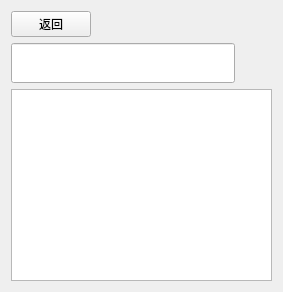
     <widget class="QWidget" name="stacked_debugRule">
      <property name="font">
       <font>
        <family>Microsoft YaHei</family>
       </font>
      </property>
      <layout class="QVBoxLayout" name="vlayout_debugrule">
       <item alignment="Qt::AlignLeft">
        <widget class="QPushButton" name="btn_backtorule">
         <property name="font">
          <font>
           <family>Microsoft YaHei</family>
          </font>
         </property>
         <property name="styleSheet">
          <string notr="true"/>
         </property>
         <property name="text">
          <string>返回</string>
         </property>
         <property name="icon">
          <iconset resource="../Resource/novel.qrc">
           <normaloff>:/icon/icon/backtorule128.png</normaloff>:/icon/icon/backtorule128.png</iconset>
         </property>
        </widget>
       </item>
       <item alignment="Qt::AlignLeft">
        <widget class="QFrame" name="frame_debugrule_search">
         <property name="font">
          <font>
           <family>Microsoft YaHei</family>
          </font>
         </property>
         <property name="frameShape">
          <enum>QFrame::NoFrame</enum>
         </property>
         <property name="frameShadow">
          <enum>QFrame::Raised</enum>
         </property>
         <layout class="QHBoxLayout" name="hlayout_debugrule_search">
          <property name="spacing">
           <number>7</number>
          </property>
          <property name="leftMargin">
           <number>0</number>
          </property>
          <property name="topMargin">
           <number>0</number>
          </property>
          <property name="rightMargin">
           <number>0</number>
          </property>
          <property name="bottomMargin">
           <number>0</number>
          </property>
          <item>
           <widget class="QLineEdit" name="lineEdit_debugrule_search">
            <property name="minimumSize">
             <size>
              <width>224</width>
              <height>40</height>
             </size>
            </property>
            <property name="maximumSize">
             <size>
              <width>224</width>
              <height>40</height>
             </size>
            </property>
            <property name="font">
             <font>
              <family>Microsoft YaHei</family>
              <pointsize>-1</pointsize>
              <weight>50</weight>
              <italic>false</italic>
              <bold>false</bold>
             </font>
            </property>
            <property name="styleSheet">
             <string notr="true"/>
            </property>
            <property name="inputMethodHints">
             <set>Qt::ImhNone</set>
            </property>
            <property name="text">
             <string/>
            </property>
            <property name="dragEnabled">
             <bool>false</bool>
            </property>
            <property name="readOnly">
             <bool>false</bool>
            </property>
            <property name="clearButtonEnabled">
             <bool>false</bool>
            </property>
           </widget>
          </item>
          <item>
           <widget class="QLabel" name="label_debugrule_search_refresh">
            <property name="minimumSize">
             <size>
              <width>30</width>
              <height>30</height>
             </size>
            </property>
            <property name="maximumSize">
             <size>
              <width>30</width>
              <height>30</height>
             </size>
            </property>
            <property name="text">
             <string/>
            </property>
           </widget>
          </item>
         </layout>
        </widget>
       </item>
       <item>
        <widget class="QTextEdit" name="textEdit_markdown_result">
         <property name="font">
          <font>
           <family>Microsoft YaHei</family>
           <pointsize>9</pointsize>
          </font>
         </property>
         <property name="styleSheet">
          <string notr="true"/>
         </property>
         <property name="frameShape">
          <enum>QFrame::StyledPanel</enum>
         </property>
         <property name="verticalScrollBarPolicy">
          <enum>Qt::ScrollBarAsNeeded</enum>
         </property>
         <property name="horizontalScrollBarPolicy">
          <enum>Qt::ScrollBarAlwaysOff</enum>
         </property>
         <property name="readOnly">
          <bool>true</bool>
         </property>
         <property name="html">
          <string>&lt;!DOCTYPE HTML PUBLIC &quot;-//W3C//DTD HTML 4.0//EN&quot; &quot;http://www.w3.org/TR/REC-html40/strict.dtd&quot;&gt;
&lt;html&gt;&lt;head&gt;&lt;meta name=&quot;qrichtext&quot; content=&quot;1&quot; /&gt;&lt;style type=&quot;text/css&quot;&gt;
p, li { white-space: pre-wrap; }
&lt;/style&gt;&lt;/head&gt;&lt;body style=&quot; font-family:'Microsoft YaHei'; font-size:9pt; font-weight:400; font-style:normal;&quot;&gt;
&lt;p style=&quot;-qt-paragraph-type:empty; margin-top:0px; margin-bottom:0px; margin-left:0px; margin-right:0px; -qt-block-indent:0; text-indent:0px;&quot;&gt;&lt;br /&gt;&lt;/p&gt;&lt;/body&gt;&lt;/html&gt;</string>
         </property>
         <property name="textInteractionFlags">
          <set>Qt::LinksAccessibleByKeyboard|Qt::LinksAccessibleByMouse|Qt::TextBrowserInteraction|Qt::TextSelectableByKeyboard|Qt::TextSelectableByMouse</set>
         </property>
        </widget>
       </item>
      </layout>
     </widget>
